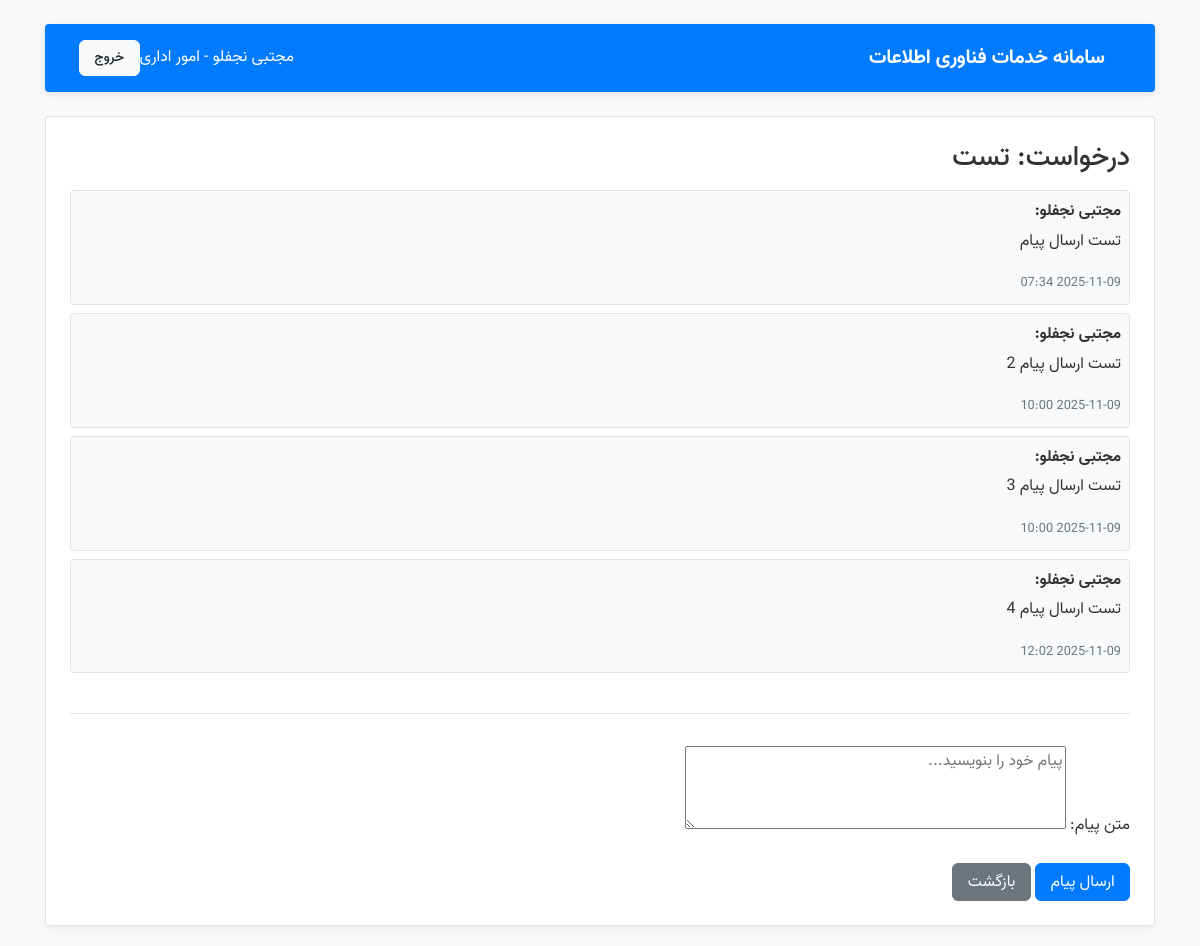
/tickets/ticket/78/messages/ (signed in), run on an earlier commit of the app's database.
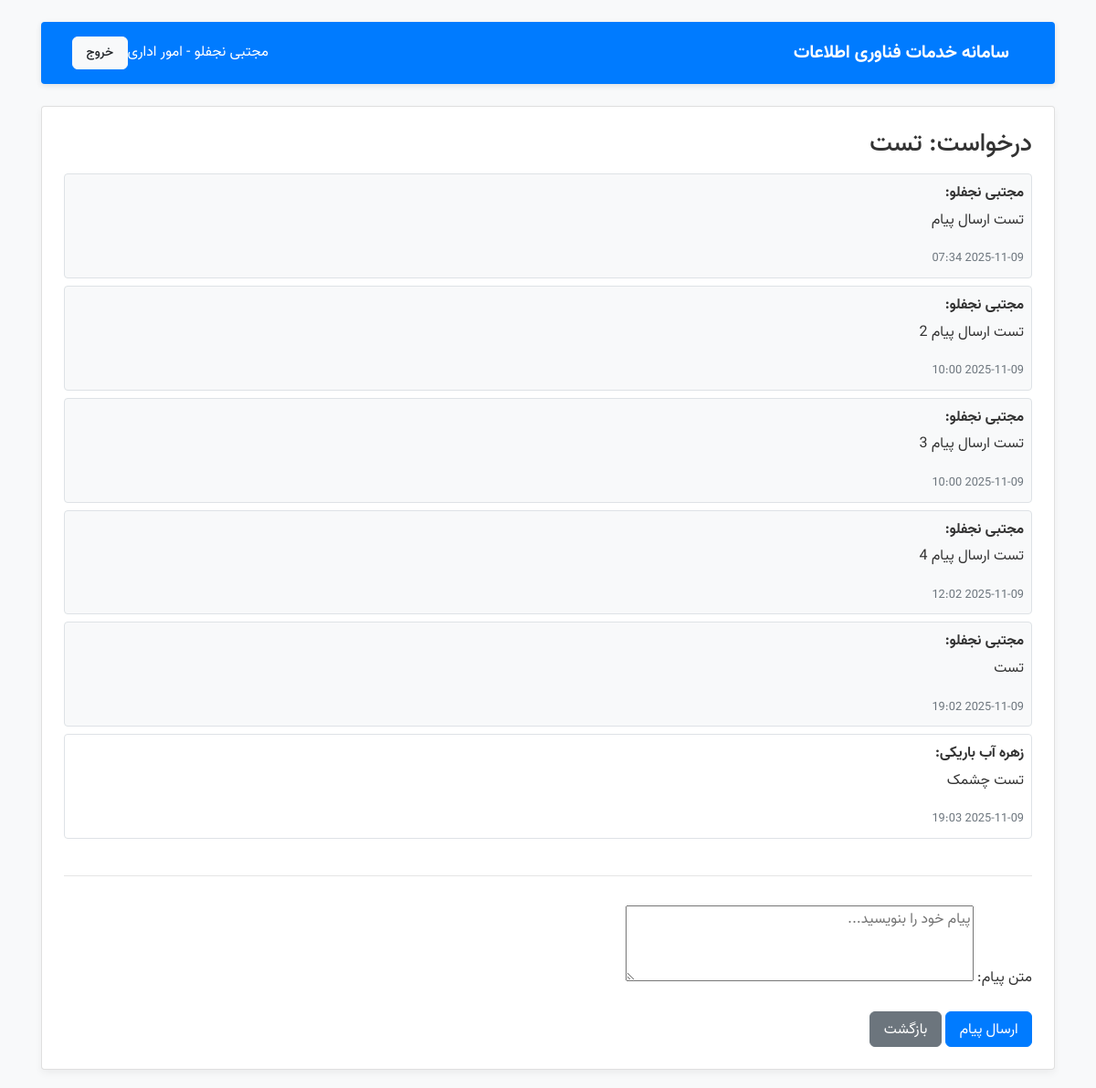
And on a later commit of the database.
### tickets/models.py (models this page shows, shortened)
class User(AbstractUser):
    role = models.CharField(max_length=20, choices=ROLE_CHOICES, default='user')
    unit = models.ForeignKey(Unit, on_delete=models.SET_NULL, null=True, blank=True)
    room_number = models.CharField(max_length=20, blank=True, null=True, verbose_name="شماره اتاق")
    phone_number = models.CharField(max_length=20, blank=True, null=True, verbose_name="شماره تلفن اتاق")

class Unit(models.Model):
    name = models.CharField(max_length=100)
    description = models.TextField(blank=True)

class Ticket(models.Model):
    title = models.CharField(max_length=200)
    description = models.TextField()
    requester = models.ForeignKey(User, related_name='tickets', on_delete=models.CASCADE)
    unit = models.ForeignKey(Unit, on_delete=models.SET_NULL, null=True)
    service_type = models.ForeignKey(ServiceType, on_delete=models.SET_NULL, null=True)
    status = models.CharField(max_length=20, choices=STATUS_CHOICES, default='new')
    assigned_to = models.ForeignKey(
        User,
        related_name='assigned_tickets',
        on_delete=models.SET_NULL,
        null=True,
        blank=True
    )
    created_at = models.DateTimeField(auto_now_add=True)
    updated_at = models.DateTimeField(auto_now=True)
    notified_to_expert = models.BooleanField(default=False)
    return_status = models.CharField(
        max_length=20,
        choices=RETURN_STATUS_CHOICES,
        default='none'
    )

class TicketMessage(models.Model):
    ticket = models.ForeignKey(Ticket, on_delete=models.CASCADE, related_name='messages')
    sender = models.ForeignKey(User, on_delete=models.CASCADE)
    message = models.TextField(verbose_name="پیغام")
    created_at = models.DateTimeField(auto_now_add=True)
    is_read = models.BooleanField(default=False)  # پیام خوانده شده یا نه

### tickets/views.py (the view)
# urls.py: path('ticket/<int:ticket_id>/messages/', views.ticket_messages, name='ticket_messages'),
@login_required
def ticket_messages(request, ticket_id):
    ticket = get_object_or_404(Ticket, id=ticket_id)
    if request.user != ticket.requester and request.user != ticket.assigned_to:
        messages.error(request, "شما اجازه مشاهده این گفتگو را ندارید.")
        return redirect('role_redirect')
    if request.method == 'POST':
        form = TicketMessageForm(request.POST)
        if form.is_valid():
            msg = form.save(commit=False)
            msg.ticket = ticket
            msg.sender = request.user
            msg.save()
            if request.user == ticket.requester:
                return redirect('user_dashboard')
            elif request.user == ticket.assigned_to:
                return redirect('expert_dashboard')
            else:
                return redirect('role_redirect')
    else:
        form = TicketMessageForm()
    ticket.messages.filter(~Q(sender=request.user), is_read=False).update(is_read=True)
    messages_qs = ticket.messages.order_by('created_at')
    return render(request, 'tickets/ticket_messages.html', {
        'ticket': ticket,
        'form': form,
        'messages': messages_qs
    })

### tickets/forms.py
class TicketMessageForm(forms.ModelForm):
    class Meta:
        model = TicketMessage
        fields = ['message']
        labels = {
            'message': 'متن پیام'
        }
        widgets = {
            'message': forms.Textarea(attrs={'rows': 3, 'placeholder': 'پیام خود را بنویسید...'})
        }

### tickets/templates/tickets/ticket_messages.html (shortened to what this page needs)
{% extends 'tickets/base.html' %}
{% block content %}
<h3 class="mb-3">درخواست: {{ ticket.title }}</h3>
<div class="mb-3">
    {% for msg in messages %}
        <div class="p-2 mb-2 border rounded
             {% if msg.sender == request.user %}bg-light{% else %}bg-white{% endif %}">
            <strong>{{ msg.sender.get_full_name }}:</strong>
            <p class="mb-1">{{ msg.message|linebreaks }}</p>
            <small class="text-muted">{{ msg.created_at|date:"Y-m-d H:i" }}</small>
        </div>
    {% empty %}
        <p class="text-muted">هنوز پیامی ثبت نشده است.</p>
    {% endfor %}
</div>
<hr>
<form method="post" class="mt-3">
    {{ form.as_p }}
    <button type="submit" class="btn btn-primary">ارسال پیام</button>
    <a href="{% if request.user == ticket.requester %}{% url 'user_dashboard' %}
             {% elif request.user == ticket.assigned_to %}{% url 'expert_dashboard' %}
             {% else %}{% url 'role_redirect' %}{% endif %}"
       class="btn btn-secondary ms-2">بازگشت</a>
</form>
{% endblock %}

### tickets/templates/tickets/base.html (shortened to what this page needs)
{% load static %}
<!DOCTYPE html>
<html lang="fa" dir="rtl">
<head>
    <link href="{% static 'css/bootstrap.min.css' %}" rel="stylesheet">
    <link href="{% static 'css/vazir.css' %}" rel="stylesheet">
    <link href="{% static 'css/style.css' %}" rel="stylesheet">
</head>
<body class="container mt-4 text-right">
<nav class="navbar navbar-expand-lg navbar-dark bg-primary mb-4 rounded shadow-sm">
  <div class="container-fluid d-flex justify-content-between align-items-center">
    <span class="navbar-brand fw-bold">سامانه خدمات فناوری اطلاعات</span>
    <div class="d-flex align-items-center">
        {% if user.is_authenticated %}
            <span class="text-white fw-bold">
                {{ user.get_full_name }}
                {% if user.unit %}
                    - {{ user.unit.name }}
                {% endif %}
            </span>
        {% endif %}
        <a class="btn btn-light btn-sm me-3" href="{% url 'logout' %}?next=/">خروج</a>
    </div>
  </div>
</nav>
<div class="card p-4 shadow-sm bg-white rounded">
    {% block content %}{% endblock %}
</div>
</body>
</html>

### tickets/static/css/vazir.css (style rules this page uses)
body { font-family: 'Vazir', sans-serif; }

### tickets/static/css/style.css (style rules this page uses)
body { background-color: #f8f9fa; font-family: 'Vazir', sans-serif; color: #333; line-height: 1.6; }
.navbar { border-radius: 8px; padding: .8rem 1.2rem; box-shadow: 0 2px 6px rgba(0,0,0,0.1); }
.navbar-brand { font-weight: 700; }
.navbar .btn { border-radius: 6px; font-weight: 500; }
.card { border-radius: 10px; box-shadow: 0 4px 8px rgba(0,0,0,0.05); margin-bottom: 20px; }
.btn { border-radius: 6px; padding: .4rem .9rem; transition: all 0.2s ease-in-out; }

What changed in the data, as far as the page shows it:
added TicketMessage: sender.get_full_name "مجتبی نجفلو", message "تست", created_at "2025-11-09 19:02"
added TicketMessage: sender.get_full_name "زهره آب باریکی", message "تست چشمک", created_at "2025-11-09 19:03"
